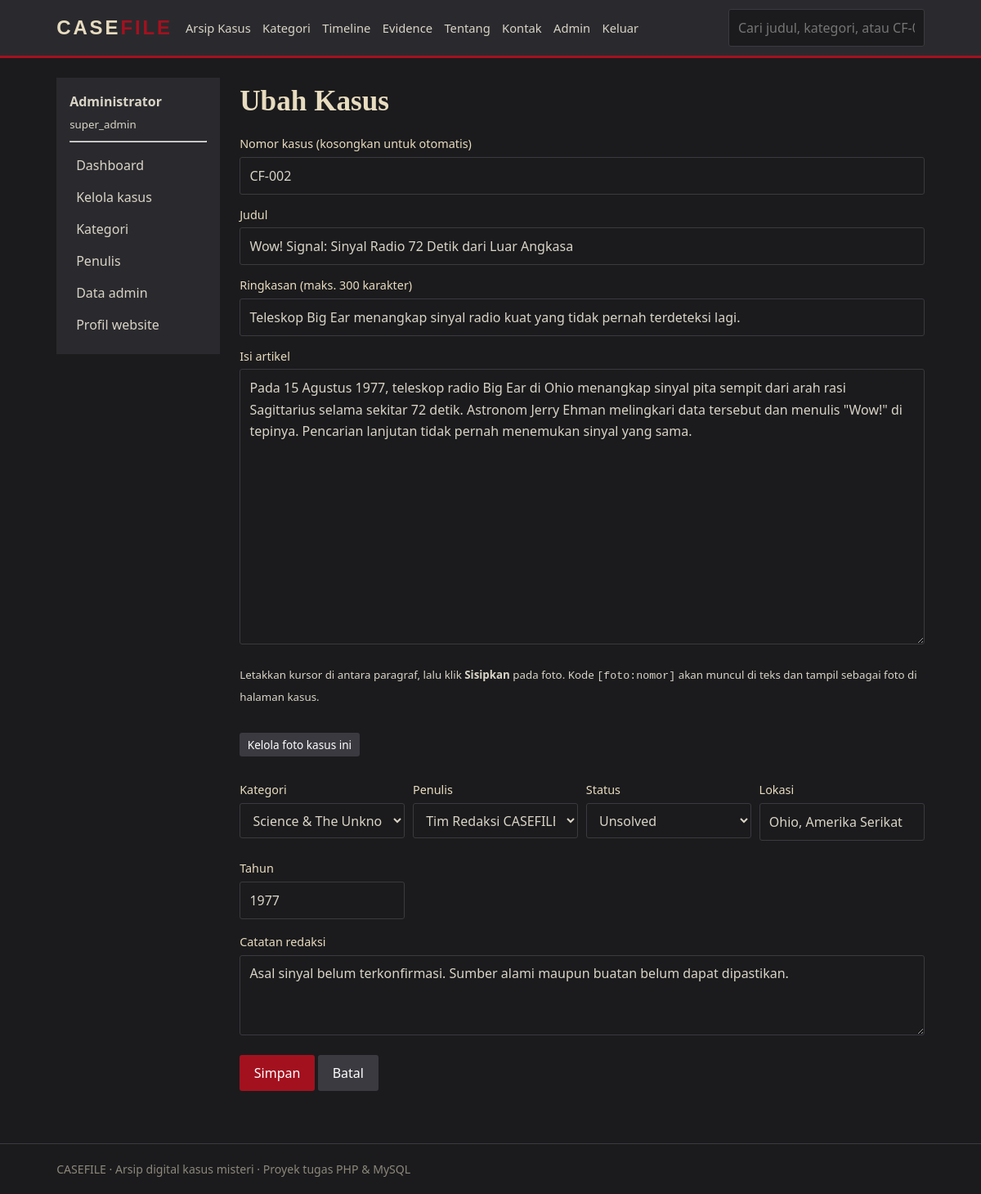
Screenshot of /admin/case_form.php?id=2 (signed in) with the database file from the repository.
### tables this page shows
CREATE TABLE articles (
  id INT AUTO_INCREMENT PRIMARY KEY,
  case_id VARCHAR(10) NOT NULL UNIQUE,
  judul VARCHAR(200) NOT NULL,
  ringkasan VARCHAR(300) NOT NULL,
  isi MEDIUMTEXT NOT NULL,
  category_id INT NOT NULL,
  author_id INT NOT NULL,
  admin_id INT NULL,
  status ENUM('Solved','Unsolved','Ongoing Investigation','Historical') NOT NULL DEFAULT 'Historical',
  lokasi VARCHAR(100) NOT NULL,
  tahun SMALLINT NOT NULL,
  editors_note TEXT,
  views INT NOT NULL DEFAULT 0,
  created_at TIMESTAMP DEFAULT CURRENT_TIMESTAMP,
  FOREIGN KEY (category_id) REFERENCES categories(id),
  FOREIGN KEY (author_id) REFERENCES authors(id),
  FOREIGN KEY (admin_id) REFERENCES admins(id) ON DELETE SET NULL
);

CREATE TABLE categories (
  id INT AUTO_INCREMENT PRIMARY KEY,
  nama VARCHAR(100) NOT NULL,
  deskripsi TEXT
);

CREATE TABLE authors (
  id INT AUTO_INCREMENT PRIMARY KEY,
  nama VARCHAR(100) NOT NULL,
  bio TEXT
);

### koneksi.php (called while the page is built, shortened)
<?php
function e($s) { return htmlspecialchars((string)$s, ENT_QUOTES, 'UTF-8'); }

### admin/case_form.php (the view, shortened to what this page needs)
<?php
require 'auth.php';
$id = (int)($_GET['id'] ?? 0);
$a = ['case_id'=>'','judul'=>'','ringkasan'=>'','isi'=>'','category_id'=>0,'author_id'=>0,'status'=>'Historical','lokasi'=>'','tahun'=>date('Y'),'editors_note'=>''];
if ($id) {
    $st = $conn->prepare("SELECT * FROM articles WHERE id=?"); $st->bind_param('i', $id); $st->execute();
    $a = $st->get_result()->fetch_assoc() ?: die('Kasus tidak ditemukan.');
}
$cats = $conn->query("SELECT id,nama FROM categories ORDER BY nama");
$auts = $conn->query("SELECT id,nama FROM authors ORDER BY nama");
$title = $id ? 'Ubah Kasus' : 'Tambah Kasus';
include '_head.php';
?>
<h1><?= e($title) ?></h1>
<form method="post" class="f"><?= csrf_field() ?>
  <label>Nomor kasus (kosongkan untuk otomatis)</label><input name="case_id" value="<?= e($a['case_id']) ?>" maxlength="10">
  <label>Judul</label><input name="judul" required value="<?= e($a['judul']) ?>">
  <label>Ringkasan (maks. 300 karakter)</label><input name="ringkasan" required maxlength="300" value="<?= e($a['ringkasan']) ?>">
  <label>Isi artikel</label><textarea id="isi" name="isi" rows="12" required><?= e($a['isi']) ?></textarea>
  <?php if ($id): ?>
    <p><small>Letakkan kursor di antara paragraf, lalu klik <b>Sisipkan</b> pada foto. Kode <code>[foto:nomor]</code> akan muncul di teks dan tampil sebagai foto di halaman kasus.</small></p>
    <p><a class="btn sm alt" href="photos.php?id=<?= $id ?>">Kelola foto kasus ini</a></p>
  <?php else: ?>
    <p><small>Simpan kasus terlebih dahulu. Setelah itu foto bisa diunggah dan disisipkan di antara paragraf.</small></p>
  <?php endif; ?>
  <div class="row">
    <div><label>Kategori</label><select name="category_id" required><option value="">Pilih</option>
      <?php while ($c = $cats->fetch_assoc()): ?><option value="<?= $c['id'] ?>" <?= $a['category_id'] == $c['id'] ? 'selected' : '' ?>><?= e($c['nama']) ?></option><?php endwhile; ?></select></div>
    <div><label>Penulis</label><select name="author_id" required><option value="">Pilih</option>
      <?php while ($c = $auts->fetch_assoc()): ?><option value="<?= $c['id'] ?>" <?= $a['author_id'] == $c['id'] ? 'selected' : '' ?>><?= e($c['nama']) ?></option><?php endwhile; ?></select></div>
    <div><label>Status</label><select name="status">
      <?php foreach (['Solved','Unsolved','Ongoing Investigation','Historical'] as $s): ?><option <?= $a['status'] === $s ? 'selected' : '' ?>><?= $s ?></option><?php endforeach; ?></select></div>
    <div><label>Lokasi</label><input name="lokasi" required value="<?= e($a['lokasi']) ?>"></div>
    <div><label>Tahun</label><input name="tahun" type="number" required value="<?= e($a['tahun']) ?>"></div>
  </div>
  <label>Catatan redaksi</label><textarea name="editors_note" rows="3"><?= e($a['editors_note']) ?></textarea>
  <p><button>Simpan</button> <a class="btn alt" href="cases.php">Batal</a></p>
</form>
<?php include '_foot.php'; ?>

### assets/style.css (style rules this page uses)
:root { --char:#1b1b1d;--gray:#2a2a2e;--gray2:#3a3a40;--red:#a3111f;--paper:#e8dcc0;--ink:#d9d4c7 }
* { box-sizing:border-box }
body { margin:0;background:var(--char);color:var(--ink);font:16px/1.65 "Segoe UI",system-ui,sans-serif }
a { color:inherit;text-decoration:none }
h1,h2,h3 { font-family:Georgia,"Times New Roman",serif;color:var(--paper);line-height:1.25;margin:.2em 0 .5em }
h1 { font-size:2.2rem }
.search input,input,select,textarea { background:var(--char);border:1px solid var(--gray2);color:var(--ink);padding:.55rem .7rem;border-radius:3px;font:inherit;width:100% }
form.f label { display:block;margin:.8rem 0 .25rem;font-size:.9rem;color:var(--paper) }
.row { display:grid;grid-template-columns:repeat(auto-fit,minmax(170px,1fr));gap:.6rem;margin-bottom:1rem }
button,.btn { background:var(--red);color:#fff;border:0;padding:.55rem 1.1rem;border-radius:3px;cursor:pointer;font:inherit;display:inline-block }
.btn.alt { background:var(--gray2) }
.btn.sm { padding:.2rem .6rem;font-size:.85rem }

### rows the page displays
articles: case_id "CF-002", judul "Wow! Signal: Sinyal Radio 72 Detik dari Luar Angkasa", ringkasan "Teleskop Big Ear menangkap sinyal radio kuat yang tidak pernah terdeteksi lagi.", isi "Pada 15 Agustus 1977, teleskop radio Big Ear di Ohio menangkap sinyal pita sempit dari arah rasi Sagittarius selama sekitar 72 detik. Astronom Jerry Ehman melingkari data tersebut dan menulis \"Wow!\" di tepinya. Pencarian lanjutan tidak pernah menemukan sinyal yang sama.", category_id "Science & The Unknown", author_id "Tim Redaksi CASEFILE", status "Unsolved", lokasi "Ohio, Amerika Serikat", tahun "1977", editors_note "Asal sinyal belum terkonfirmasi. Sumber alami maupun buatan belum dapat dipastikan."

### other values shown
$me['nama'] "Administrator"
$me['role'] "super_admin"
$title "Ubah Kasus"
